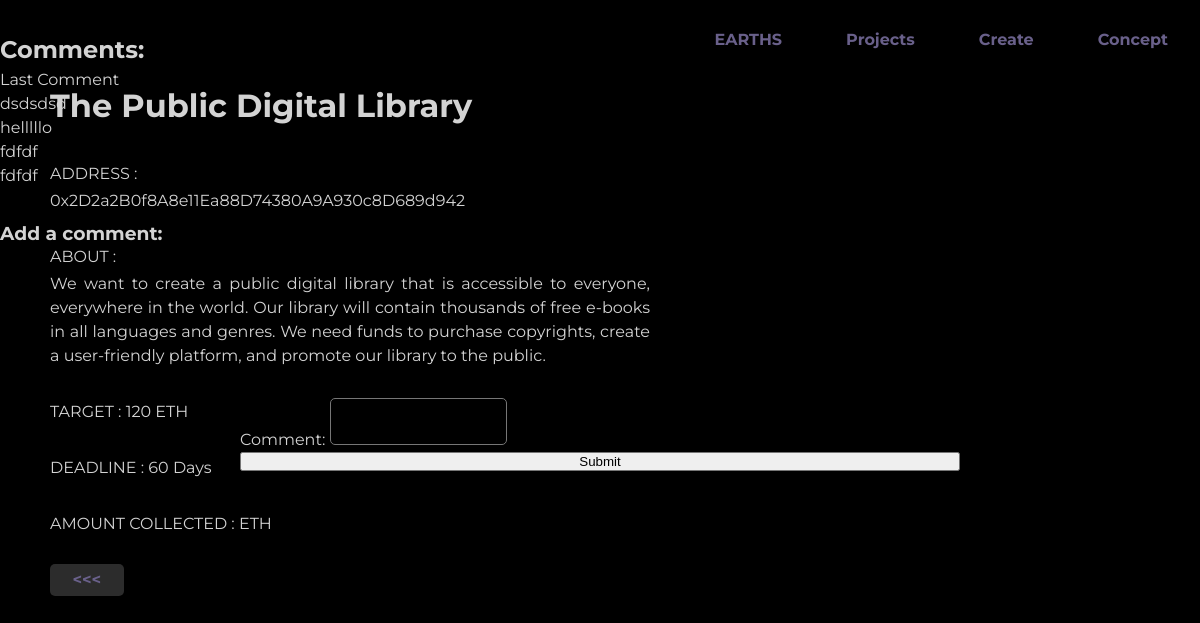
/view.php?id=6 (signed in), run on the app's committed database.
### tables this page shows
CREATE TABLE `projects` (
  `id` int(11) NOT NULL,
  `user_id` int(11) DEFAULT NULL,
  `address` varchar(42) DEFAULT NULL,
  `title` varchar(50) DEFAULT NULL,
  `description` text DEFAULT NULL,
  `target` bigint(20) DEFAULT NULL,
  `deadline` int(11) DEFAULT NULL,
  `amount_collected` bigint(20) DEFAULT NULL,
  `image` text DEFAULT NULL
);

CREATE TABLE `comments` (
  `Id` int(11) NOT NULL,
  `User_id` int(11) DEFAULT NULL,
  `Project_id` int(11) DEFAULT NULL,
  `Comment` text DEFAULT NULL
);

### view.php (the view, shortened to what this page needs)
<?php
require 'php/config.php';
include "php/header.php";
$projectId = $_GET['id'] ?? null;
$stmt = $pdo->prepare("SELECT * FROM projects WHERE id = ?");
$stmt->bindParam(1, $projectId, PDO::PARAM_INT);
$stmt->execute();
$project = $stmt->fetch(PDO::FETCH_ASSOC);
$userId = $_SESSION['user_id'];
$isCreator = $userId == $project['user_id'];
$stmt = $pdo->prepare("SELECT comments.*, users.name FROM comments INNER JOIN users ON comments.User_id = users.id WHERE Project_id = ? ORDER BY comments.Id DESC");
$stmt->bindParam(1, $projectId, PDO::PARAM_INT);
$stmt->execute();
$comments = $stmt->fetchAll(PDO::FETCH_ASSOC);
?>
<div id="threejs-container"></div>
<div id="project-info">
    <h1 class="pt-2rem" id="title"><?= $project['title'] ?></h1>
    <div class="pt-2rem">ADDRESS :</div>
    <div class="pt-02rem"> <?= $project['address'] ?> </div>
    <div class="pt-2rem">ABOUT : </div>
    <div class="pt-02rem"> <?= $project['description'] ?> </div>
    <div class="pt-2rem">TARGET : <?= $project['target'] ?> ETH </div>
    <div class="pt-2rem">DEADLINE : <?= $project['deadline'] ?> Days</div>
    <div class="pt-2rem">AMOUNT COLLECTED : <?= $project['amount_collected'] ?> ETH </div>
    <?php if ($isCreator) : ?>
        <div class="pt-2rem">
            <a href="home.php " class="btn-blue">
                <<< </a>
                    <a class="btn-blue" href="/edit.php?id=<?= $project['id'] ?>">edit</a>
                    <a class="btn-blue" href="/delete.php?id=<?= $project['id'] ?>">delete</a>
                    <button id="submitToBlockchain" class="btn btn-primary">Submit to Blockchain</button>
        </div>
    <?php else : ?>
        <div class="pt-2rem">
            <a href="home.php" class="btn-blue">
                <<< </a>
        </div>
    <?php endif; ?>
</div>
<div id="comments-section">
    <h2 class="pt-2rem">Comments:</h2>
    <?php foreach ($comments as $comment) { ?>
        <div class="comment">
            <p><?= $comment['Comment'] ?></p>
        </div>
    <?php }; ?>
    <?php if ($userId) { ?>
        <h3 class="pt-2rem">Add a comment:</h3>
        <form method="POST" action="/create-comment.php">
            <div>
                <label for="comment">Comment:
                    <textarea class="comment-div" id="comment" name="comment" rows=3></textarea>
            </div>
            <button type="submit" class="btn btn-primary">Submit</button>
        </form>
    <?php }; ?>
</div>

### php/header.php (shortened to what this page needs)
<!DOCTYPE html>
<html lang="en">
<head>
    <link rel="stylesheet" href="css/style.css">
</head>
<div id="navbar">
    <a href="home.php " class="btn-navbar">EARTHS</a>
    <a href="index.php " class="btn-navbar">Projects</a>
    <a href="create.php " class="btn-navbar">Create</a>
    <a href="concept.php " class="btn-navbar">Concept</a>
</div>

### css/style.css (style rules this page uses)
* { margin: 0; padding: 0; }
#navbar { display: flex; justify-content: flex-end; align-items: center; height: 80px; width: 100%; position: absolute; z-index: 1; }
a { text-decoration: none; color: #69608a; font-weight: 700; }
h1 { font-size: 2em; font-weight: bold; color: #d3d3d3; }
#threejs-container { position: absolute; top: 0; left: 0; width: 100%; height: 100%; z-index: -1; }
#project-info { position: absolute; top: 50px; left: 50px; z-index: 1; max-width: 50%; }
#title { text-align: left; }
.pt-2rem { padding-top: 2rem; }
.pt-02rem { padding-top: 0.2rem; }
.btn-blue { text-align: center; padding-right: 1.4rem; padding-left: 1.4rem; padding-top: 0.4rem; padding-bottom: 0.4rem; background-color: rgba(252, 252, 252, 0.171); width: 200px; border-radius: 5px; }
.btn-navbar { padding: 2rem; }
form { display: flex; flex-direction: column; padding-top: 150px; margin: 0 auto; width: 60%; }
textarea { resize: none; background-color: black; border-radius: 5px; color: white; position: relative; z-index: 10; }

### data on the page
projects: title "The Public Digital Library", address "0x2D2a2B0f8A8e11Ea88D74380A9A930c8D689d942", description "We want to create a public digital library that is accessible to everyone, everywhere in the world. Our library will contain thousands of free e-books in all languages and genres. We need funds to purchase copyrights, create a user-friendly platform, and promote our library to the public.", target "120", deadline "60"
comments: Comment "Last Comment"
comments: Comment "dsdsdsd"
comments: Comment "helllllo"
comments: Comment "fdfdf"
comments: Comment "fdfdf"
